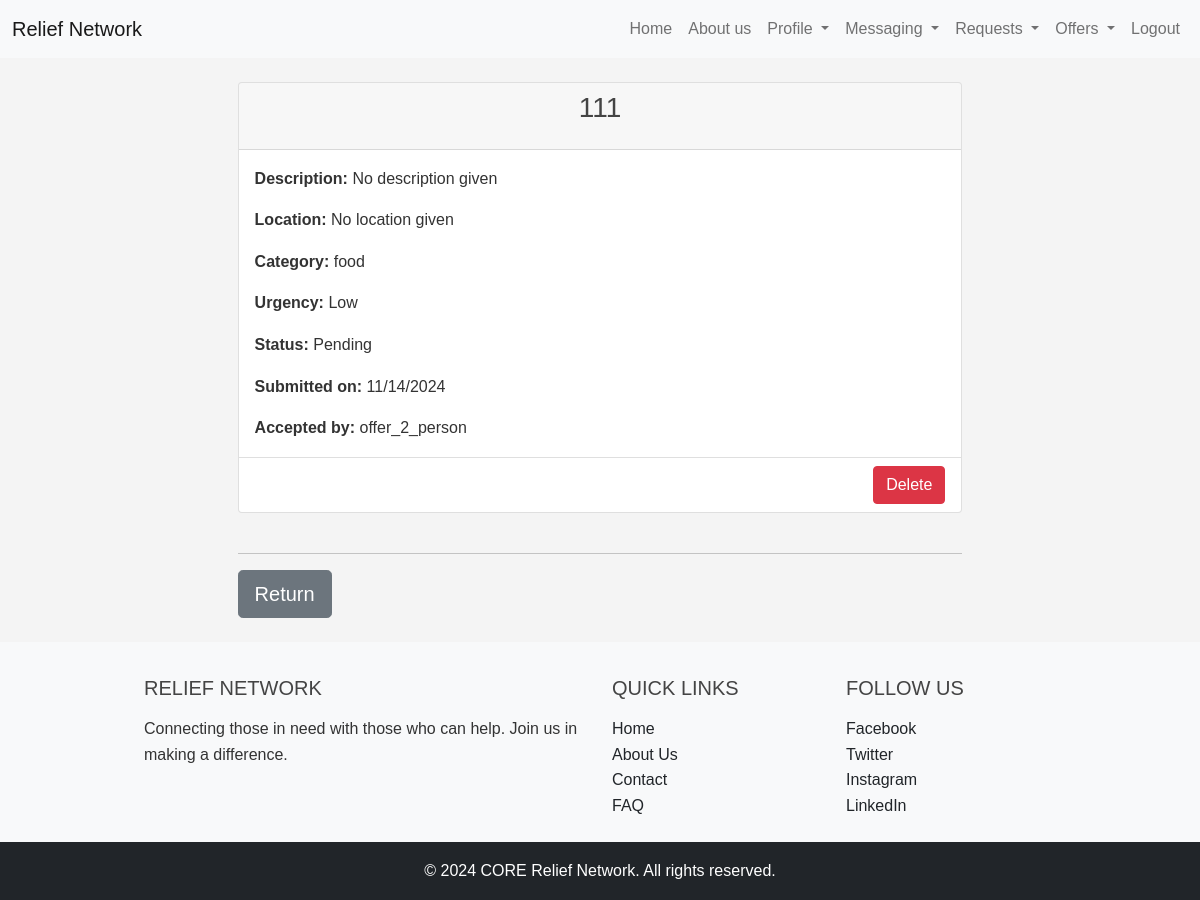
/user_request_details/91/ (signed in), run on the app's committed database.
### requests_app/models.py (models this page shows, shortened)
class Request(models.Model):
    CATEGORY_CHOICES = (
        ('food', 'Food'),
        ('water', 'Water'),
        ('clothing', 'Clothing'),
        ('shelter', 'Shelter'),
        ('medical', 'Medical Supplies'),
        ('other', 'Other'),
    )
    URGENCY_LEVELS = (
        ('low', 'Low'),
        ('medium', 'Medium'),
        ('high', 'High'),
    )
    STATUS_CHOICES = (
        ('pending', 'Pending'),
        ('accepted', 'Accepted'),
        ('in_progress', 'In Progress'),
        ('completed', 'Completed'),
        ('cancelled', 'Cancelled'),
    )
    user = models.ForeignKey(User, on_delete=models.CASCADE)
    title = models.CharField(max_length=100, default='No title given')
    description = models.TextField(default='No description given')
    location = models.CharField(max_length=255, default='No location given')# add a more detailed address later
    category = models.CharField(max_length=50, choices=CATEGORY_CHOICES, default='Other')
    urgency = models.CharField(max_length=10, choices=URGENCY_LEVELS, default='Low')
    status = models.CharField(max_length=11, choices=STATUS_CHOICES, default='Pending')
    accepted_by = models.ForeignKey(User, null=True, blank=True, on_delete=models.SET_NULL, related_name='accepted_requests')# changeed the default to None if no one has accepted the request
    created_at = models.DateTimeField(default=timezone.now, editable=False)

### accounts/models.py (models this page shows)
class User(AbstractUser):
    USER_TYPE_CHOICES = (
        ('requester', 'Requester'),
        ('provider', 'Provider'),
    )
    user_type = models.CharField(max_length=10, choices=USER_TYPE_CHOICES)
    name = models.CharField(max_length=255, null=True, blank=True)  # Adding a name field
    email = models.EmailField(unique=True)

### requests_app/views.py (the view)
# urls.py: path('user_request_details/<int:pk>/', requests_views.user_request_details, name='user_request_details'),
@login_required
def user_request_details(request, pk):
    req = get_object_or_404(Request, pk=pk)
    return render(request, 'user_request_details.html', {'request_': req})

### requests_app/templates/user_request_details.html (shortened to what this page needs)
{% extends 'base.html' %}
{% block content %}
{% load static %}
<link rel="stylesheet" type="text/css" href="{% static 'css/styles.css' %}">
<div class="container mt-8" data-page-type="user_request_details_page">
    <div class="row request-container">
        <div class="col-md-12 col-lg-12 mb-4 item_request" id="request_-{{ request_.id }}">
            <div class="card">
                <div class="card-header text-center">
                    <h3>{{ request_.title }}</h3>
                </div>
                <div class="card-body">
                    <p class="card-text"> <strong>Description:</strong> {{ request_.description }}</p>
                    <p class="card-text"> <strong>Location:</strong> {{ request_.location }}</p>
                    <p class="card-text"> <strong>Category:</strong> {{ request_.category }}</p>
                    <p class="card-text"> <strong>Urgency:</strong> {{ request_.get_urgency_display }}</p>
                    <p class="card-text"> <strong>Status:</strong> {{ request_.get_status_display }}</p>
                    <p class="card-text"> <strong>Submitted on:</strong> {{ request_.created_at|date:"SHORT_DATE_FORMAT" }}</p>
                    {% if request_.accepted_by %}
                    <p class="card-text"> <strong>Accepted by:</strong> {{ request_.accepted_by.username }}</p>
                    {% endif %}
                </div>
                <div class="card-footer bg-transparent d-flex justify-content-between">
                    <div class="d-flex justify-content-between align-items-right ">
                        <form class="delete-form" data-request-id="{{ request_.id }}">
                            <button type="button" class="btn btn-danger delete-btn" data-action="request">Delete</button>
                        </form>
                    </div>
                </div>
            </div>
        </div>
    </div>
    <hr>
    <a href="{{request.META.HTTP_REFERER|escape}}"><button type="button2" class="btn btn-secondary btn-lg btn-block">Return</button></a>
</div>
{% load static %}
{% endblock %}

### static/css/base.css (style rules this page uses)
html, body { height: 100%; margin: 0; display: flex; flex-direction: column; }

### static/css/styles.css (style rules this page uses)
* { margin: 0; padding: 0; box-sizing: border-box; }
body { font-family: Arial, sans-serif; background-color: #f4f4f4; color: #333; line-height: 1.6; }
.container { width: 80%; margin: auto; overflow: hidden; }
h1, h2, h3, h4, h5, h6 { margin-bottom: 1rem; color: #444; }
p { margin-bottom: 1rem; }
a { color: #007BFF; text-decoration: none; }
button { display: inline-block; padding: 0.75rem 1.25rem; font-size: 1rem; cursor: pointer; border: none; background-color: #007BFF; color: #fff; border-radius: 5px; }
:root { --button-size-small: 8px 16px; --button-size-medium: 12px 24px; --button-size-large: 16px 32px; }

### data on the page
Request: title "111", description "No description given", location "No location given", category "food", urgency "Low", status "Pending", created_at "11/14/2024", accepted_by.username "offer_2_person"
